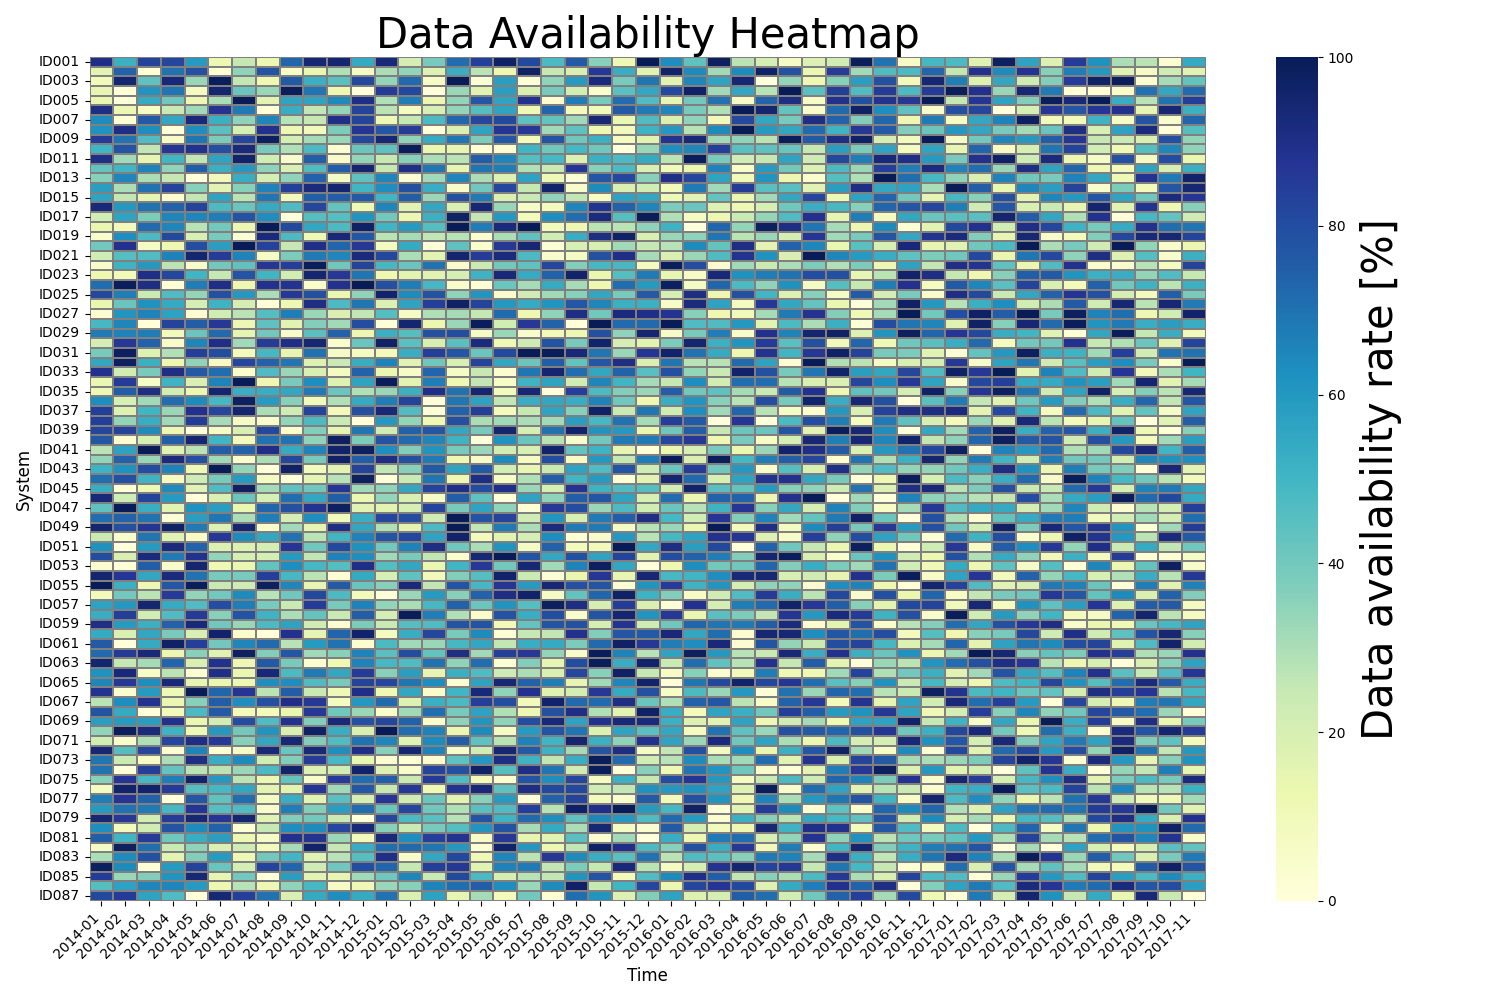

Recreate this plot in Python.
import numpy as np
import pandas as pd
import matplotlib.pyplot as plt
import seaborn as sns

# Example: Creating dummy data
systems = [f'ID{str(i).zfill(3)}' for i in range(1, 88)]  # System IDs
dates = pd.date_range(start='2014-01', end='2017-12',
                      freq='M').strftime('%Y-%m')  # Monthly intervals
# Random availability percentages
data = np.random.randint(0, 101, size=(len(systems), len(dates)))

# Convert to DataFrame
df = pd.DataFrame(data, index=systems, columns=dates)
print(f"df.shape: {df.shape}")
print(f'columns: {df.columns}')
# Step 3: Plot the heatmap
plt.figure(figsize=(15, 10))
ax = sns.heatmap(df, cmap='YlGnBu', cbar_kws={
    'label': 'Data availability rate [%]'},
    linewidths=0.1, linecolor='gray')
# Adjust the colorbar label size
cbar = ax.collections[0].colorbar
cbar.ax.yaxis.label.set_size(30)  # Set label size
plt.title('Data Availability Heatmap', fontsize=30)
plt.xlabel('Time', fontsize=12)
plt.ylabel('System', fontsize=12)
plt.xticks(rotation=45, ha='right')
plt.tight_layout()
plt.savefig(fname='data_availability_heat_map.png')
plt.close()
